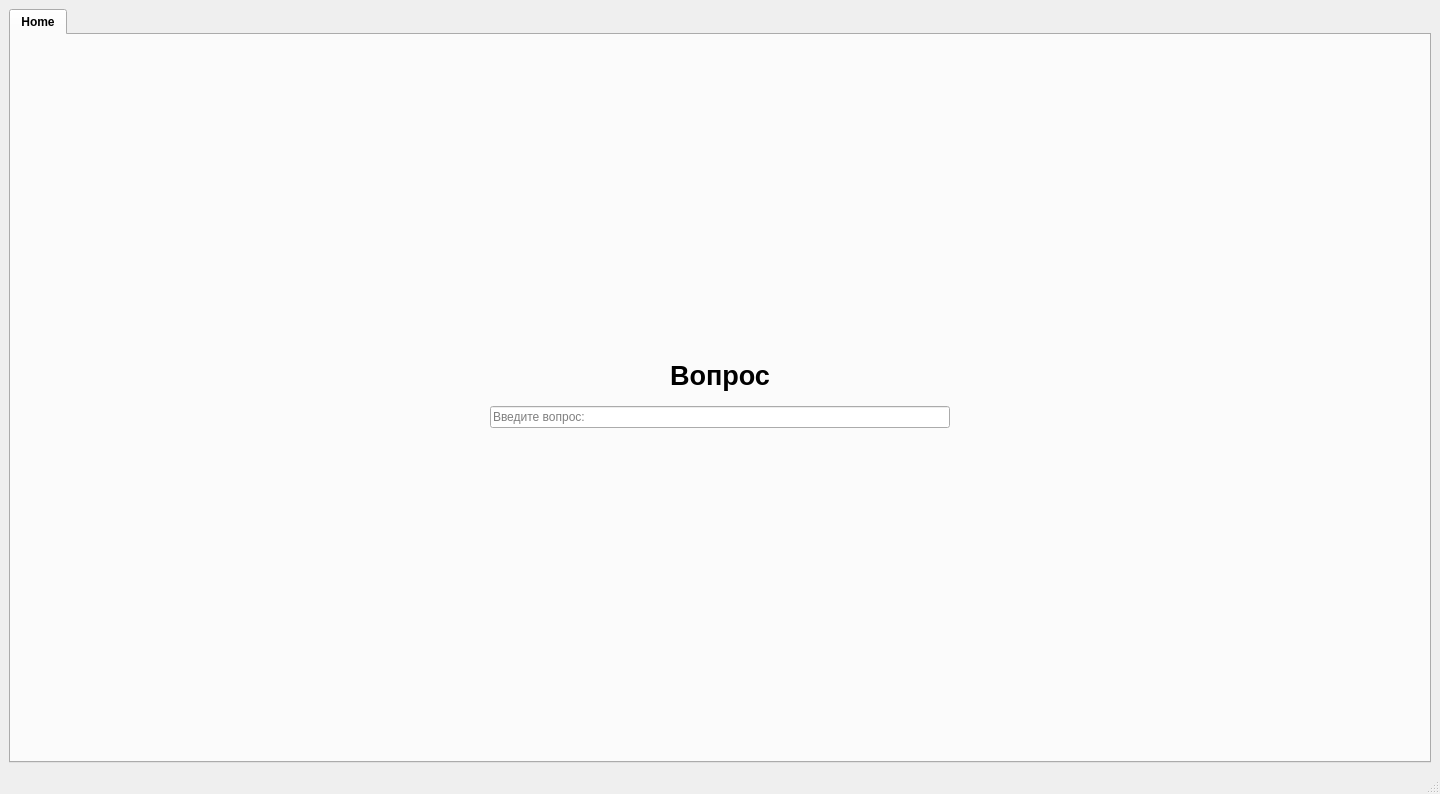
<?xml version="1.0" encoding="UTF-8"?>
<ui version="4.0">
 <class>MainWindow</class>
 <widget class="QMainWindow" name="MainWindow">
  <property name="geometry">
   <rect>
    <x>0</x>
    <y>0</y>
    <width>1440</width>
    <height>794</height>
   </rect>
  </property>
  <property name="font">
   <font>
    <family>Arial</family>
    <weight>75</weight>
    <bold>true</bold>
   </font>
  </property>
  <property name="windowTitle">
   <string>Question</string>
  </property>
  <widget class="QWidget" name="centralwidget">
   <layout class="QHBoxLayout" name="horizontalLayout_3">
    <item>
     <widget class="QTabWidget" name="tabWidget">
      <property name="currentIndex">
       <number>0</number>
      </property>
      <widget class="QWidget" name="tab">
       <attribute name="title">
        <string>Home</string>
       </attribute>
       <layout class="QHBoxLayout" name="horizontalLayout_2">
        <item>
         <layout class="QVBoxLayout" name="verticalLayout">
          <item>
           <spacer name="verticalSpacer">
            <property name="orientation">
             <enum>Qt::Vertical</enum>
            </property>
            <property name="sizeHint" stdset="0">
             <size>
              <width>20</width>
              <height>40</height>
             </size>
            </property>
           </spacer>
          </item>
          <item>
           <widget class="QLabel" name="label">
            <property name="font">
             <font>
              <family>Arial</family>
              <pointsize>20</pointsize>
              <weight>75</weight>
              <bold>true</bold>
             </font>
            </property>
            <property name="text">
             <string>Вопрос</string>
            </property>
            <property name="alignment">
             <set>Qt::AlignBottom|Qt::AlignHCenter</set>
            </property>
           </widget>
          </item>
          <item>
           <widget class="QWidget" name="widget" native="true">
            <layout class="QHBoxLayout" name="horizontalLayout">
             <item>
              <spacer name="horizontalSpacer">
               <property name="orientation">
                <enum>Qt::Horizontal</enum>
               </property>
               <property name="sizeHint" stdset="0">
                <size>
                 <width>40</width>
                 <height>20</height>
                </size>
               </property>
              </spacer>
             </item>
             <item>
              <widget class="QLineEdit" name="lineEdit">
               <property name="font">
                <font>
                 <weight>50</weight>
                 <bold>false</bold>
                </font>
               </property>
               <property name="placeholderText">
                <string>Введите вопрос:</string>
               </property>
              </widget>
             </item>
             <item>
              <spacer name="horizontalSpacer_2">
               <property name="orientation">
                <enum>Qt::Horizontal</enum>
               </property>
               <property name="sizeHint" stdset="0">
                <size>
                 <width>40</width>
                 <height>20</height>
                </size>
               </property>
              </spacer>
             </item>
            </layout>
           </widget>
          </item>
          <item>
           <spacer name="verticalSpacer_2">
            <property name="orientation">
             <enum>Qt::Vertical</enum>
            </property>
            <property name="sizeHint" stdset="0">
             <size>
              <width>20</width>
              <height>40</height>
             </size>
            </property>
           </spacer>
          </item>
         </layout>
        </item>
       </layout>
      </widget>
     </widget>
    </item>
   </layout>
  </widget>
  <widget class="QMenuBar" name="menubar">
   <property name="geometry">
    <rect>
     <x>0</x>
     <y>0</y>
     <width>1440</width>
     <height>24</height>
    </rect>
   </property>
  </widget>
  <widget class="QStatusBar" name="statusbar"/>
 </widget>
 <resources/>
 <connections/>
</ui>
